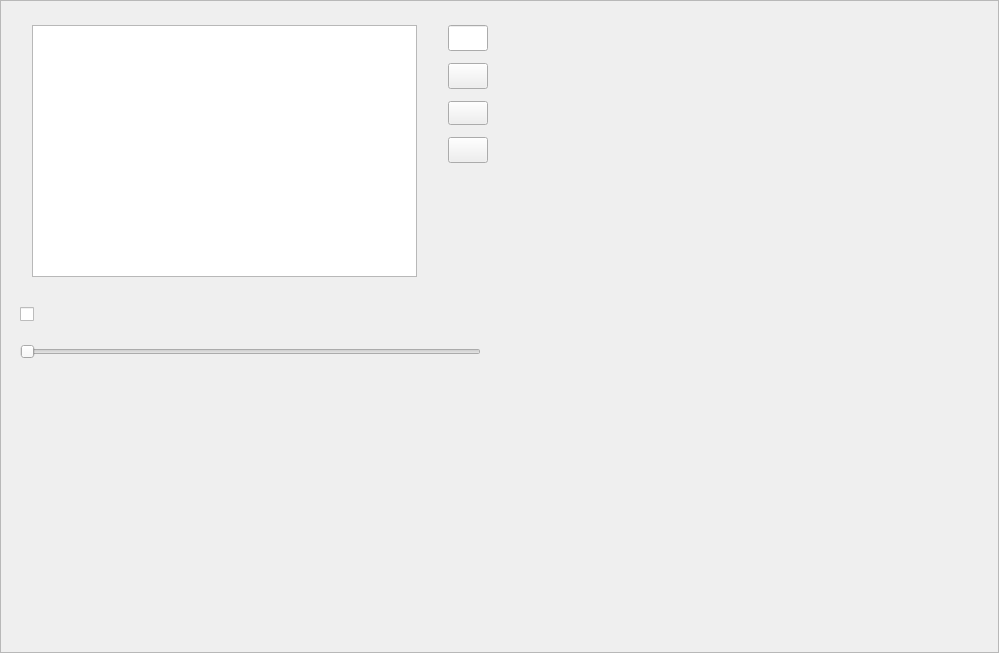
<?xml version="1.0" encoding="UTF-8"?>
<ui version="4.0">
    <class>RaptorUploadPage</class>
    <widget class="QWidget" name="RaptorUploadPage">
        <property name="geometry">
            <rect>
                <x>0</x>
                <y>0</y>
                <width>999</width>
                <height>653</height>
            </rect>
        </property>
        <property name="windowTitle">
            <string>RaptorUploadPage</string>
        </property>
        <layout class="QVBoxLayout" name="_UploadPageLayout">
            <property name="spacing">
                <number>0</number>
            </property>
            <property name="leftMargin">
                <number>0</number>
            </property>
            <property name="topMargin">
                <number>0</number>
            </property>
            <property name="rightMargin">
                <number>0</number>
            </property>
            <property name="bottomMargin">
                <number>0</number>
            </property>
            <item>
                <widget class="QScrollArea" name="_ScrollArea">
                    <property name="widgetResizable">
                        <bool>true</bool>
                    </property>
                    <widget class="QWidget" name="_Body">
                        <property name="geometry">
                            <rect>
                                <x>0</x>
                                <y>0</y>
                                <width>997</width>
                                <height>651</height>
                            </rect>
                        </property>
                        <layout class="QHBoxLayout" name="_BodyLayout">
                            <property name="spacing">
                                <number>12</number>
                            </property>
                            <property name="leftMargin">
                                <number>0</number>
                            </property>
                            <property name="topMargin">
                                <number>0</number>
                            </property>
                            <property name="rightMargin">
                                <number>0</number>
                            </property>
                            <property name="bottomMargin">
                                <number>0</number>
                            </property>
                            <item>
                                <widget class="QWidget" name="_UploadPanel" native="true">
                                    <property name="minimumSize">
                                        <size>
                                            <width>100</width>
                                            <height>0</height>
                                        </size>
                                    </property>
                                    <layout class="QGridLayout" name="_UploadPanelLayout">
                                        <property name="leftMargin">
                                            <number>0</number>
                                        </property>
                                        <property name="topMargin">
                                            <number>12</number>
                                        </property>
                                        <property name="rightMargin">
                                            <number>0</number>
                                        </property>
                                        <property name="bottomMargin">
                                            <number>12</number>
                                        </property>
                                        <property name="spacing">
                                            <number>12</number>
                                        </property>
                                        <item row="0" column="0">
                                            <widget class="QLabel" name="_FilterTip">
                                                <property name="minimumSize">
                                                    <size>
                                                        <width>0</width>
                                                        <height>26</height>
                                                    </size>
                                                </property>
                                                <property name="text">
                                                    <string/>
                                                </property>
                                                <property name="alignment">
                                                    <set>Qt::AlignRight|Qt::AlignTop|Qt::AlignTrailing</set>
                                                </property>
                                            </widget>
                                        </item>
                                        <item row="4" column="1">
                                            <spacer name="_UploadPanelSpacer">
                                                <property name="orientation">
                                                    <enum>Qt::Vertical</enum>
                                                </property>
                                                <property name="sizeHint" stdset="0">
                                                    <size>
                                                        <width>20</width>
                                                        <height>40</height>
                                                    </size>
                                                </property>
                                            </spacer>
                                        </item>
                                        <item row="1" column="0">
                                            <widget class="QLabel" name="_SkipRapidTip">
                                                <property name="minimumSize">
                                                    <size>
                                                        <width>0</width>
                                                        <height>26</height>
                                                    </size>
                                                </property>
                                                <property name="maximumSize">
                                                    <size>
                                                        <width>16777215</width>
                                                        <height>26</height>
                                                    </size>
                                                </property>
                                                <property name="text">
                                                    <string/>
                                                </property>
                                                <property name="alignment">
                                                    <set>Qt::AlignRight|Qt::AlignTrailing|Qt::AlignVCenter</set>
                                                </property>
                                            </widget>
                                        </item>
                                        <item row="0" column="1">
                                            <widget class="QWidget" name="_FilterPanel" native="true">
                                                <layout class="QHBoxLayout" name="_FilterPanelLayout" stretch="9,1">
                                                    <property name="spacing">
                                                        <number>12</number>
                                                    </property>
                                                    <property name="leftMargin">
                                                        <number>12</number>
                                                    </property>
                                                    <property name="topMargin">
                                                        <number>12</number>
                                                    </property>
                                                    <property name="rightMargin">
                                                        <number>12</number>
                                                    </property>
                                                    <property name="bottomMargin">
                                                        <number>12</number>
                                                    </property>
                                                    <item>
                                                        <widget class="QTableView" name="_FilterView">
                                                            <property name="minimumSize">
                                                                <size>
                                                                    <width>0</width>
                                                                    <height>200</height>
                                                                </size>
                                                            </property>
                                                        </widget>
                                                    </item>
                                                    <item>
                                                        <widget class="QWidget" name="_FilterControlPanel" native="true">
                                                            <layout class="QGridLayout" name="_ItemControlPanelLayout">
                                                                <property name="leftMargin">
                                                                    <number>0</number>
                                                                </property>
                                                                <property name="topMargin">
                                                                    <number>0</number>
                                                                </property>
                                                                <property name="rightMargin">
                                                                    <number>0</number>
                                                                </property>
                                                                <property name="bottomMargin">
                                                                    <number>0</number>
                                                                </property>
                                                                <property name="spacing">
                                                                    <number>12</number>
                                                                </property>
                                                                <item row="0" column="2">
                                                                    <widget class="QLineEdit" name="_FilterName">
                                                                        <property name="minimumSize">
                                                                            <size>
                                                                                <width>0</width>
                                                                                <height>26</height>
                                                                            </size>
                                                                        </property>
                                                                        <property name="maximumSize">
                                                                            <size>
                                                                                <width>16777215</width>
                                                                                <height>26</height>
                                                                            </size>
                                                                        </property>
                                                                    </widget>
                                                                </item>
                                                                <item row="2" column="2">
                                                                    <widget class="QPushButton" name="_FilterRemove">
                                                                        <property name="minimumSize">
                                                                            <size>
                                                                                <width>0</width>
                                                                                <height>24</height>
                                                                            </size>
                                                                        </property>
                                                                        <property name="maximumSize">
                                                                            <size>
                                                                                <width>16777215</width>
                                                                                <height>24</height>
                                                                            </size>
                                                                        </property>
                                                                        <property name="text">
                                                                            <string/>
                                                                        </property>
                                                                    </widget>
                                                                </item>
                                                                <item row="5" column="2">
                                                                    <spacer name="_FilterControlPanelSpacer">
                                                                        <property name="orientation">
                                                                            <enum>Qt::Vertical</enum>
                                                                        </property>
                                                                        <property name="sizeHint" stdset="0">
                                                                            <size>
                                                                                <width>20</width>
                                                                                <height>40</height>
                                                                            </size>
                                                                        </property>
                                                                    </spacer>
                                                                </item>
                                                                <item row="3" column="2">
                                                                    <widget class="QPushButton" name="_FilterClear">
                                                                        <property name="minimumSize">
                                                                            <size>
                                                                                <width>0</width>
                                                                                <height>26</height>
                                                                            </size>
                                                                        </property>
                                                                        <property name="maximumSize">
                                                                            <size>
                                                                                <width>16777215</width>
                                                                                <height>26</height>
                                                                            </size>
                                                                        </property>
                                                                        <property name="text">
                                                                            <string/>
                                                                        </property>
                                                                    </widget>
                                                                </item>
                                                                <item row="0" column="0">
                                                                    <widget class="QLabel" name="_FilterNameTip">
                                                                        <property name="minimumSize">
                                                                            <size>
                                                                                <width>0</width>
                                                                                <height>26</height>
                                                                            </size>
                                                                        </property>
                                                                        <property name="maximumSize">
                                                                            <size>
                                                                                <width>16777215</width>
                                                                                <height>26</height>
                                                                            </size>
                                                                        </property>
                                                                        <property name="text">
                                                                            <string/>
                                                                        </property>
                                                                        <property name="alignment">
                                                                            <set>Qt::AlignRight|Qt::AlignTrailing|Qt::AlignVCenter</set>
                                                                        </property>
                                                                    </widget>
                                                                </item>
                                                                <item row="1" column="2">
                                                                    <widget class="QPushButton" name="_FilterAdd">
                                                                        <property name="minimumSize">
                                                                            <size>
                                                                                <width>0</width>
                                                                                <height>26</height>
                                                                            </size>
                                                                        </property>
                                                                        <property name="maximumSize">
                                                                            <size>
                                                                                <width>16777215</width>
                                                                                <height>26</height>
                                                                            </size>
                                                                        </property>
                                                                        <property name="text">
                                                                            <string/>
                                                                        </property>
                                                                    </widget>
                                                                </item>
                                                                <item row="4" column="0">
                                                                    <widget class="QLabel" name="_FilterMessageTip">
                                                                        <property name="minimumSize">
                                                                            <size>
                                                                                <width>0</width>
                                                                                <height>26</height>
                                                                            </size>
                                                                        </property>
                                                                        <property name="maximumSize">
                                                                            <size>
                                                                                <width>16777215</width>
                                                                                <height>26</height>
                                                                            </size>
                                                                        </property>
                                                                        <property name="text">
                                                                            <string/>
                                                                        </property>
                                                                        <property name="alignment">
                                                                            <set>Qt::AlignRight|Qt::AlignTrailing|Qt::AlignVCenter</set>
                                                                        </property>
                                                                    </widget>
                                                                </item>
                                                                <item row="4" column="2">
                                                                    <widget class="QLabel" name="_FilterMessage">
                                                                        <property name="minimumSize">
                                                                            <size>
                                                                                <width>0</width>
                                                                                <height>26</height>
                                                                            </size>
                                                                        </property>
                                                                        <property name="maximumSize">
                                                                            <size>
                                                                                <width>16777215</width>
                                                                                <height>26</height>
                                                                            </size>
                                                                        </property>
                                                                        <property name="text">
                                                                            <string/>
                                                                        </property>
                                                                    </widget>
                                                                </item>
                                                            </layout>
                                                        </widget>
                                                    </item>
                                                </layout>
                                            </widget>
                                        </item>
                                        <item row="1" column="1">
                                            <widget class="QCheckBox" name="_SkipNoRapid">
                                                <property name="minimumSize">
                                                    <size>
                                                        <width>0</width>
                                                        <height>26</height>
                                                    </size>
                                                </property>
                                                <property name="maximumSize">
                                                    <size>
                                                        <width>16777215</width>
                                                        <height>26</height>
                                                    </size>
                                                </property>
                                                <property name="text">
                                                    <string/>
                                                </property>
                                            </widget>
                                        </item>
                                        <item row="2" column="1">
                                            <widget class="QWidget" name="_ConcurrentPanel" native="true">
                                                <layout class="QHBoxLayout" name="_ConcurrentPanelLayout">
                                                    <property name="spacing">
                                                        <number>12</number>
                                                    </property>
                                                    <property name="leftMargin">
                                                        <number>0</number>
                                                    </property>
                                                    <property name="topMargin">
                                                        <number>0</number>
                                                    </property>
                                                    <property name="rightMargin">
                                                        <number>0</number>
                                                    </property>
                                                    <property name="bottomMargin">
                                                        <number>0</number>
                                                    </property>
                                                    <item>
                                                        <widget class="QSlider" name="_ConcurrentSlider">
                                                            <property name="minimumSize">
                                                                <size>
                                                                    <width>0</width>
                                                                    <height>26</height>
                                                                </size>
                                                            </property>
                                                            <property name="maximumSize">
                                                                <size>
                                                                    <width>16777215</width>
                                                                    <height>26</height>
                                                                </size>
                                                            </property>
                                                            <property name="minimum">
                                                                <number>1</number>
                                                            </property>
                                                            <property name="maximum">
                                                                <number>5</number>
                                                            </property>
                                                            <property name="pageStep">
                                                                <number>1</number>
                                                            </property>
                                                            <property name="orientation">
                                                                <enum>Qt::Horizontal</enum>
                                                            </property>
                                                        </widget>
                                                    </item>
                                                    <item>
                                                        <widget class="QLabel" name="_Concurrent">
                                                            <property name="minimumSize">
                                                                <size>
                                                                    <width>0</width>
                                                                    <height>26</height>
                                                                </size>
                                                            </property>
                                                            <property name="maximumSize">
                                                                <size>
                                                                    <width>16777215</width>
                                                                    <height>26</height>
                                                                </size>
                                                            </property>
                                                            <property name="text">
                                                                <string/>
                                                            </property>
                                                        </widget>
                                                    </item>
                                                </layout>
                                            </widget>
                                        </item>
                                        <item row="2" column="0">
                                            <widget class="QLabel" name="_ConcurrentTip">
                                                <property name="minimumSize">
                                                    <size>
                                                        <width>0</width>
                                                        <height>26</height>
                                                    </size>
                                                </property>
                                                <property name="maximumSize">
                                                    <size>
                                                        <width>16777215</width>
                                                        <height>26</height>
                                                    </size>
                                                </property>
                                                <property name="text">
                                                    <string/>
                                                </property>
                                                <property name="alignment">
                                                    <set>Qt::AlignRight|Qt::AlignTrailing|Qt::AlignVCenter</set>
                                                </property>
                                            </widget>
                                        </item>
                                    </layout>
                                </widget>
                            </item>
                            <item>
                                <spacer name="_BodySpacer">
                                    <property name="orientation">
                                        <enum>Qt::Horizontal</enum>
                                    </property>
                                    <property name="sizeHint" stdset="0">
                                        <size>
                                            <width>466</width>
                                            <height>20</height>
                                        </size>
                                    </property>
                                </spacer>
                            </item>
                        </layout>
                    </widget>
                </widget>
            </item>
        </layout>
    </widget>
    <resources/>
    <connections/>
</ui>
